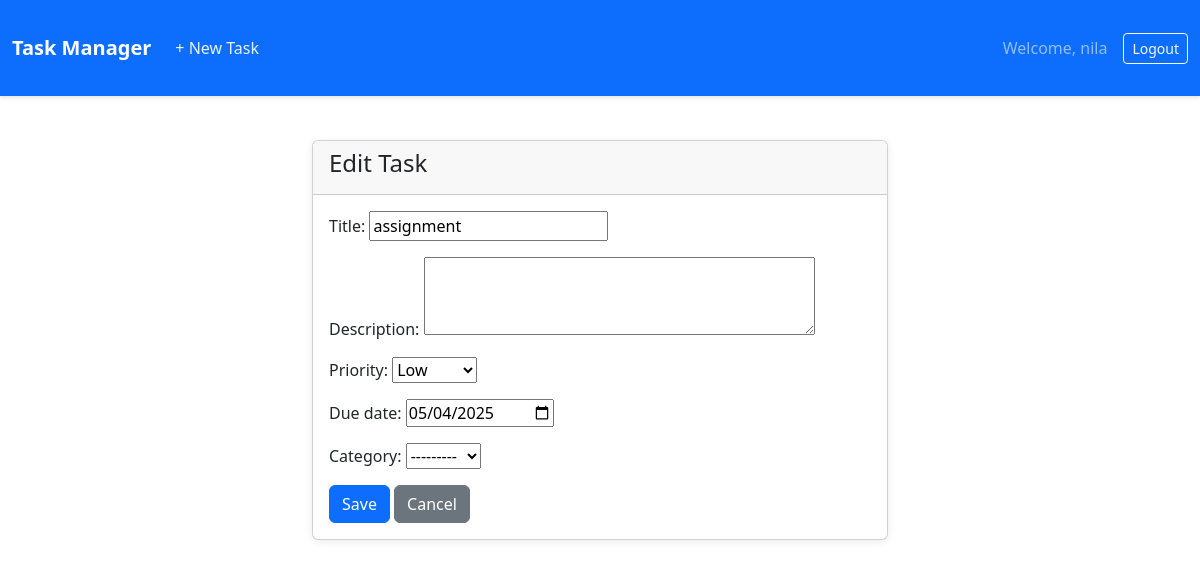
Page /task/edit/3/ (signed in) on the committed database.
### taskmanager/models.py (models this page shows, shortened)
class Task(models.Model):
    PRIORITY_CHOICES = (
        ('H', 'High'),
        ('M', 'Medium'),
        ('L', 'Low'),
    )
    title = models.CharField(max_length=200)
    description = models.TextField(blank=True, null=True)
    due_date = models.DateField(blank=True, null=True)
    completed = models.BooleanField(default=False)
    priority = models.CharField(max_length=1, choices=PRIORITY_CHOICES, default='M')
    category = models.ForeignKey(Category, on_delete=models.SET_NULL, blank=True, null=True)
    user = models.ForeignKey(User, on_delete=models.CASCADE)
    created_at = models.DateTimeField(auto_now_add=True)

### taskmanager/views.py (the view)
# urls.py: path('task/edit/<int:task_id>/', views.edit_task, name='edit_task'),
@login_required
def edit_task(request, task_id):
    task = get_object_or_404(Task, id=task_id, user=request.user)
    if request.method == 'POST':
        form = TaskForm(request.user, request.POST, instance=task)
        if form.is_valid():
            form.save()
            return redirect('dashboard')
    else:
        form = TaskForm(request.user, instance=task)
    return render(request, 'taskmanager/task_form.html', {'form': form})

### taskmanager/forms.py
class TaskForm(forms.ModelForm):
    class Meta:
        model = Task
        fields = ["title", "description", "priority", "due_date", "category"]
        widgets = {
            "due_date": forms.DateInput(attrs={"type": "date"}),
            "description": forms.Textarea(attrs={"rows": 3}),
        }
    def __init__(self, user, *args, **kwargs):
        super().__init__(*args, **kwargs)
        self.fields['category'].queryset = Category.objects.filter(user=user)

### taskmanager/models.py (called while the page is built)
    def __str__(self):
        return self.name

### taskmanager/templates/taskmanager/task_form.html (shortened to what this page needs)
{% extends "taskmanager/base.html" %}
{% block content %}
     <div class="row">
        <div class="col-md-6 mx-auto">
            <div class="card">
                <div class="card-header">
                    <h4>{% if form.instance.id %}Edit Task{% else %}Add New Task{% endif %}</h4>
                    </div>
                    <div class="card-body">
                        <form method="post">
                            {{ form.as_p }}
                            <button type="submit" class="btn btn-primary">Save</button>
                            <a href="{% url 'dashboard' %}" class="btn btn-secondary">Cancel</a>
                        </form>
                    </div>
                </div>
            </div>
        </div>
     {% endblock %}

### taskmanager/templates/taskmanager/base.html (shortened to what this page needs)
{% load static %}
<!DOCTYPE html>
<html lang="en">
<head>
    <link rel="stylesheet" href="{% static 'taskmanager/css/style.css' %}">
    <link href="https://cdn.jsdelivr.net/npm/bootstrap@5.3.5/dist/css/bootstrap.min.css" rel="stylesheet">
</head>
<body>
    <nav class="navbar navbar-expand-lg navbar-dark bg-primary">
        <div class="container-fluid">
            <a class="navbar-brand" href="{% url 'dashboard' %}">Task Manager</a>
            <div class="navbar-collapse">
                {% if request.user.is_authenticated %}
                <ul class="navbar-nav me-auto">
                    <li class="nav-item">
                        <a class="nav-link" href="{% url 'add_task' %}">+ New Task</a>
                    </li>
                </ul>
                <span class="navbar-text me-3">Welcome, {{ request.user.username }}</span>
                <a href="{% url 'logout' %}" class="btn btn-sm btn-outline-light">Logout</a>
                {% else %}
                <a href="{% url 'login' %}" class="btn btn-sm btn-outline-light">Login</a>
                <a href="{% url 'register' %}" class="btn btn-sm btn-outline-light ms-2">Register</a>
                {% endif %}
            </div>
        </div>
    </nav>
    <div class="container-fluid mt-4">
        {% block content %}{% endblock %}
    </div>
</body>
</html>

### taskmanager/static/taskmanager/css/style.css (style rules this page uses)
body { background-color: #f8f9fa; font-family: 'Segoe UI', Arial, sans-serif; color: #333; line-height: 1.6; }
@media (min-width: 768px) { .row { display: flex; flex-wrap: wrap; } }
.navbar { background-color: #2563eb !important; box-shadow: 0 2px 4px rgba(0,0,0,.1); padding: 0.8rem 1rem; margin-bottom: 0; }
.navbar-brand { font-size: 1.4rem; font-weight: 600; color: white !important; }
.navbar-dark .navbar-nav .nav-link { color: rgba(255, 255, 255, 0.9); }
.navbar-text { color: rgba(255, 255, 255, 0.9); margin-right: 10px; }
.btn-outline-light { border-color: rgba(255, 255, 255, 0.5); }
.container-fluid { max-width: 1200px; padding: 20px; }
.card { border: none; box-shadow: 0 2px 8px rgba(0, 0, 0, 0.08); transition: transform 0.2s ease, box-shadow 0.2s ease; margin-bottom: 20px; border-radius: 8px; background: white; }
.card-header { background-color: #f8f9fa; border-bottom: 1px solid #eaeaea; font-weight: 600; padding: 12px 20px; display: flex; justify-content: space-between; align-items: center; border-radius: 8px 8px 0 0 !important; }
.card-body { padding: 1.25rem; }
.btn { border-radius: 6px; padding: 0.375rem 0.75rem; font-weight: 500; transition: all 0.2s ease; }
.btn-primary { background-color: #2563eb; border-color: #2563eb; }
.btn-sm { font-size: 0.75rem; padding: 0.25rem 0.5rem; }

### rows in the picture
Task: title "assignment", priority "Low", due_date "05/04/2025", category "---------"

### other values in the picture
{{ request.user.username }} "nila"
